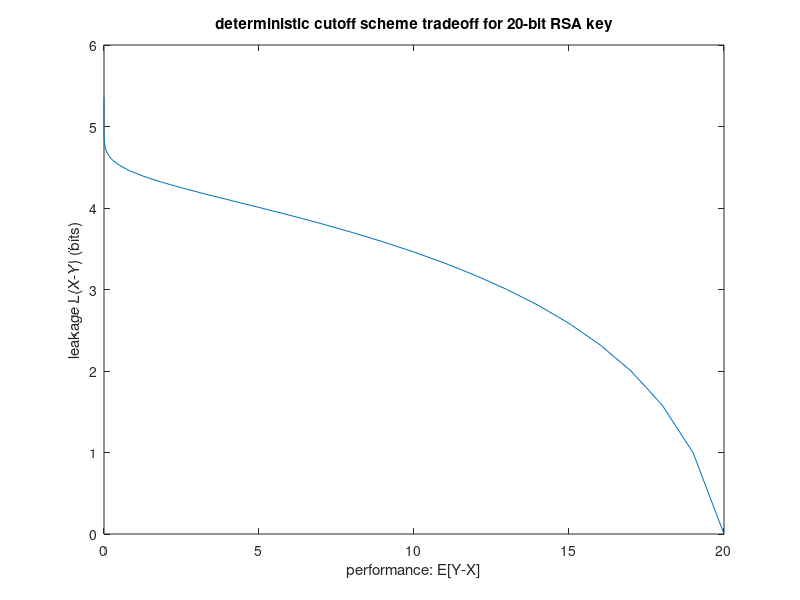

MATLAB code to generate this figure:
% Computes tradeoff between performance and leakage for deterministic
% cut-off protection scheme for key length n.
% Set 0<=c<=n. Then if x<=c -> y =c
% Else y=x
clear all;
n = 40;
c = 0:n;
L = log2(n-c+1);

perf = zeros(1, length(c));
for(c_val = 0:n)
    for(i = 0:n)
        if(i<=c_val)
            perf(c_val+1) = perf(c_val+1) + c_val*nchoosek(n,i)*(0.5)^n;
        else
            perf(c_val+1) = perf(c_val+1) + i * nchoosek(n,i)*(0.5)^n;
        end
    end
end
perf = perf-n/2;

figure(1);
plot(perf,L);
xlabel('performance: E[Y-X]');
ylabel('leakage L(X-Y) (bits)');
title('deterministic cutoff scheme tradeoff for 20-bit RSA key');